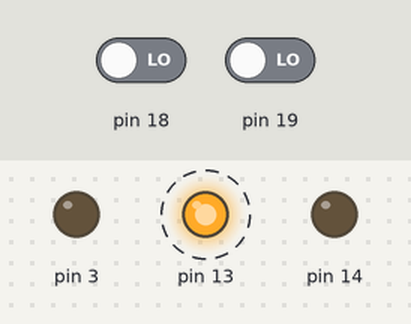
The sketch below on a simulated Arduino Uno, built with avr-gcc and run on an emulated ATmega328P. On the bench: output pins drawn as LEDs (lit = HIGH). Dashed ring = blinking. The inputs (shaded band) are chosen by the test bench; at power-on: pin 18 LOW, pin 19 LOW. Pins used as bus, display or sensor lines are not drawn; what the sketch prints to the serial monitor is not drawn.

Above: at 0.1 s.
Timing chart, 0 to 3.0 s (numbered marks = the images above):
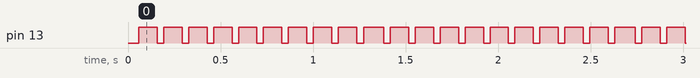

The sketch:

FinalHeight.ino
```cpp
#include <Arduino.h>
#include <avr/pgmspace.h>
#include <stdint.h>
#include <avr/io.h>


void dly()
{
  for(uint8_t i=0;i<6;i++)//6 is stable
  {
    volatile uint8_t v=0;
    v++;
  }
}

#ifndef sbi
#define sbi(sfr, bit) (_SFR_BYTE(sfr) |= _BV(bit))
#endif

#define currTick ((TIFR1 & _BV(TOV1))?0x0FFFF:TCNT1)

#define I2C_ACK 1
#define I2C_NAK 0
#define i2c_scl_release() DDR_SCL &= ~BIT_SCL
#define i2c_sda_release() DDR_SDA &= ~BIT_SDA
// sets SCL low and drives output
#define i2c_scl_lo() PORT_SCL &= ~BIT_SCL; DDR_SCL |= BIT_SCL;
// sets SDA low and drives output
#define i2c_sda_lo() PORT_SDA &= ~BIT_SDA; DDR_SDA |= BIT_SDA;
// set SCL high and to input (releases pin) (i.e. change to input,turnon pullup)
#define i2c_scl_hi() DDR_SCL &=~ BIT_SCL;
// set SDA high and to input (releases pin) (i.e. change to input,turnon pullup)
#define i2c_sda_hi() DDR_SDA &=~ BIT_SDA;


uint8_t BIT_SCL = _BV(0);
uint8_t BIT_SDA = _BV(1);

#define DDR_SCL  DDRC
#define PORT_SCL PORTC

#define DDR_SDA  DDRC
#define PORT_SDA PORTC
#define PIN_SDA  PINC


//
void i2c_SoftI2CMaster()
{
  i2c_sda_hi();
  i2c_scl_hi();
  dly();
}
//
uint8_t i2c_beginTransmission(uint8_t address)
{
  i2c_start();
  uint8_t rc = i2c_write((address<<1) | 0); // clr read bit
  return rc;
}
//
uint8_t i2c_requestFrom(uint8_t address)
{
  i2c_start();
  uint8_t rc = i2c_write((address<<1) | 1); // set read bit
  return rc;
}
//
//
//
uint8_t i2c_endTransmission(void)
{
  i2c_stop();
  //return ret; // FIXME
  return 0;
}

// must be called in:
// slave tx event callback
// or after beginTransmission(address)
void i2c_write(uint8_t* data, uint8_t quantity)
{
  for(uint8_t i = 0; i < quantity; ++i){
    i2c_write(data[i]);
  }
}

//--------------------------------------------------------------------
void i2c_writebit( uint8_t c )
{
  if ( c > 0 ) {
    i2c_sda_hi();
  }
  else {
    i2c_sda_lo();
  }
  i2c_scl_hi();
  dly();
  i2c_scl_lo();
  dly();
  if ( c > 0 ) {
    i2c_sda_lo();
  }
  dly();
}
//
uint8_t i2c_readbit(void)
{
  i2c_sda_hi();
  i2c_scl_hi();
  dly();
  uint8_t c = PIN_SDA; // I2C_PIN;
  i2c_scl_lo();
  dly();
  return ( c & BIT_SDA) ? 1 : 0;
}
// Send a START Condition
//
void i2c_start(void)
{
  // set both to high at the same time
  i2c_sda_hi();
  i2c_scl_hi();
  dly();
  i2c_sda_lo();
  dly();
  i2c_scl_lo();
  dly();
}
void i2c_repstart(void)
{
  // set both to high at the same time (releases drive on both lines)
  i2c_sda_hi();
  i2c_scl_hi();
  i2c_scl_lo(); // force SCL low
  dly();
  i2c_sda_release(); // release SDA
  dly();
  i2c_scl_release(); // release SCL
  dly();
  i2c_sda_lo(); // force SDA low
  dly();
}
// Send a STOP Condition
//
void i2c_stop(void)
{
  i2c_scl_hi();
  dly();
  i2c_sda_hi();
  dly();
}
// write a byte to the I2C slave device
//
uint8_t i2c_write( uint8_t c )
{
  for ( uint8_t i=0;i<8;i++) {
    i2c_writebit( c & 128 );
    c<<=1;
  }
  return i2c_readbit();
}
// read a byte from the I2C slave device
//
uint8_t i2c_read( uint8_t ack )
{
  uint8_t res = 0;
  for ( uint8_t i=0;i<8;i++) {
    res <<= 1;
    res |= i2c_readbit();
  }
  if ( ack )
    i2c_writebit( 0 );
  else
    i2c_writebit( 1 );
  dly();
  return res;
}

//
uint8_t i2c_read()
{
  return i2c_read( I2C_ACK );
}
//
uint8_t i2c_readLast()
{
  return i2c_read( I2C_NAK );
}


#define BMP085_ADDRESS 0x77  // I2C address of BMP085
const unsigned char OSS = 3;  // Oversampling Setting ultra high resolution
// Calibration values
int ac1;
int ac2;
int ac3;
unsigned int ac4;
unsigned int ac5;
unsigned int ac6;
int b1;
int b2;
int mb;
int mc;
int md;
long b5;

int temperature; //MUST be called first
long pressure;
float altitude; //Uncompensated caculation - in Meters

// Stores all of the bmp085's calibration values into global variables
// Calibration values are required to calculate temp and pressure
// This function should be called at the beginning of the program
void bmp085Calibration()
{
  ac1 = bmp085ReadInt(0xAA);
  ac2 = bmp085ReadInt(0xAC);
  ac3 = bmp085ReadInt(0xAE);
  ac4 = bmp085ReadInt(0xB0);
  ac5 = bmp085ReadInt(0xB2);
  ac6 = bmp085ReadInt(0xB4);
  b1 = bmp085ReadInt(0xB6);
  b2 = bmp085ReadInt(0xB8);
  mb = bmp085ReadInt(0xBA);
  mc = bmp085ReadInt(0xBC);
  md = bmp085ReadInt(0xBE);
}

// Calculate temperature in deg C
int bmp085GetTemperature(unsigned int ut){
  long x1, x2;

  x1 = (((long)ut - (long)ac6)*(long)ac5) >> 15;
  x2 = ((long)mc << 11)/(x1 + md);
  b5 = x1 + x2;

  long temp = ((b5 + 8)>>4);

  return (int)temp;
}

// Calculate pressure given up
// calibration values must be known
// b5 is also required so bmp085GetTemperature(...) must be called first.
// Value returned will be pressure in units of Pa.
long bmp085GetPressure(unsigned long up){
  long x1, x2, x3, b3, b6, p;
  unsigned long b4, b7;

  b6 = b5 - 4000;
  // Calculate B3
  x1 = (b2 * (b6 * b6)>>12)>>11;
  x2 = (ac2 * b6)>>11;
  x3 = x1 + x2;
  b3 = (((((long)ac1)*4 + x3)<<OSS) + 2)>>2;

  // Calculate B4
  x1 = (ac3 * b6)>>13;
  x2 = (b1 * ((b6 * b6)>>12))>>16;
  x3 = ((x1 + x2) + 2)>>2;
  b4 = (ac4 * (unsigned long)(x3 + 32768))>>15;

  b7 = ((unsigned long)(up - b3) * (50000>>OSS));
  if (b7 < 0x80000000)
    p = (b7<<1)/b4;
  else
    p = (b7/b4)<<1;

  x1 = (p>>8) * (p>>8);
  x1 = (x1 * 3038)>>16;
  x2 = (-7357 * p)>>16;
  p += (x1 + x2 + 3791)>>4;

  long temp = p;
  return temp;
}

// Read 1 byte from the BMP085 at 'address'
char bmp085Read(unsigned char address)
{
  i2c_beginTransmission(BMP085_ADDRESS);
  i2c_write(address);
  i2c_endTransmission();
  i2c_requestFrom(BMP085_ADDRESS);
  uint8_t msb = i2c_readLast();
  return msb;
}

// Read 2 bytes from the BMP085
// First byte will be from 'address'
// Second byte will be from 'address'+1
int bmp085ReadInt(unsigned char address)
{
  unsigned char msb, lsb;

  i2c_beginTransmission(BMP085_ADDRESS);
  i2c_write(address);
  i2c_endTransmission();

  i2c_requestFrom(BMP085_ADDRESS);

  msb = i2c_read();
  lsb = i2c_readLast();
  return (int) msb<<8 | lsb;
}

// Read the uncompensated temperature value
unsigned int bmp085ReadUT(){
  unsigned int ut;

  // Write 0x2E into Register 0xF4
  // This requests a temperature reading
  i2c_beginTransmission(BMP085_ADDRESS);
  uint8_t d1 = 0xF4;
  uint8_t d2 = 0x2E;
  i2c_write(d1);
  i2c_write(d2);
  i2c_endTransmission();

  // Wait at least 4.5ms
  delay(5);

  // Read two bytes from registers 0xF6 and 0xF7
  ut = bmp085ReadInt(0xF6);
  return ut;
}

// Read the uncompensated pressure value
unsigned long bmp085ReadUP(){

  unsigned char msb, lsb, xlsb;
  unsigned long up = 0;

  // Write 0x34+(OSS<<6) into register 0xF4
  // Request a pressure reading w/ oversampling setting
  i2c_beginTransmission(BMP085_ADDRESS);
  uint8_t d1 = 0xF4;
  uint8_t d2 = 0x34 + (OSS<<6);
  i2c_write(d1);
  i2c_write(d2);
  i2c_endTransmission();

  // Wait for conversion, delay time dependent on OSS
  delay(2 + (3<<OSS));

  // Read register 0xF6 (MSB), 0xF7 (LSB), and 0xF8 (XLSB)
  msb = bmp085Read(0xF6);
  lsb = bmp085Read(0xF7);
  xlsb = bmp085Read(0xF8);

  up = (((unsigned long) msb << 16) | ((unsigned long) lsb << 8) | (unsigned long) xlsb) >> (8-OSS);

  return up;
}

float calcAltitude(float pressure){

  float A = pressure/101325;
  float B = 1/5.25588;
  float C = pow(A,B);
  C = 1 - C;
  C = C /0.0000225577;
  return C;
}


void getBMP180()
{
  //BIT_SCL = _BV(7);//BMP180
  //BIT_SDA = _BV(6);//BMP180
  temperature = bmp085GetTemperature(bmp085ReadUT()); //MUST be called first
  pressure = bmp085GetPressure(bmp085ReadUP());
  altitude = calcAltitude(pressure); //Uncompensated caculation - in Meters
}


// A1
#define I_SCK  DDRC |=  _BV(1)
#define H_SCK PORTC |=  _BV(1)
#define L_SCK PORTC &= ~_BV(1)

// A2
#define I_MOSI  DDRC |=  _BV(2)
#define H_MOSI PORTC |=  _BV(2)
#define L_MOSI PORTC &= ~_BV(2)

// A3
#define I_DC  DDRC |=  _BV(3)
#define H_DC PORTC |=  _BV(3)
#define L_DC PORTC &= ~_BV(3)

// 9
#define I_CS  DDRB |=  _BV(1)
#define H_CS PORTB |=  _BV(1)
#define L_CS PORTB &= ~_BV(1)

// 8
#define I_RST  DDRB |=  _BV(0)
#define H_RST PORTB |=  _BV(0)
#define L_RST PORTB &= ~_BV(0)

#define LCD_COMMAND 0
#define LCD_DATA 1

// PCD8544 Commandset
// ------------------
// General commands
#define PCD8544_EXTENDEDINSTRUCTION	0x01
#define PCD8544_DISPLAYNORMAL		0x04
// Normal instruction set
#define PCD8544_FUNCTIONSET			0x20
#define PCD8544_DISPLAYCONTROL		0x08
#define PCD8544_SETYADDR			0x40
#define PCD8544_SETXADDR			0x80
// Extended instruction set
#define PCD8544_SETTEMP				0x04
#define PCD8544_SETBIAS				0x10
#define PCD8544_SETVOP				0x80
// Display presets
#define LCD_BIAS					0x03	// Range: 0-7 (0x00-0x07)
#define LCD_TEMP					0x02	// Range: 0-3 (0x00-0x03)
#define LCD_CONTRAST				0x46	// Range: 0-127 (0x00-0x7F)

PROGMEM prog_uint8_t font[] = {
  //  32
  0x00,0x00,0x00,0x00,0x00,0x00,0x00,0x00,0x00,0x00,0x00,0x00,0x00,0x00,0x00,0x00,
  //! 33
  0x00,0x00,0x00,0x00,0x00,0x00,0xF8,0x33,0x00,0x30,0x00,0x00,0x00,0x00,0x00,0x00,
  //" 34
  0x00,0x00,0x10,0x00,0x0C,0x00,0x06,0x00,0x10,0x00,0x0C,0x00,0x06,0x00,0x00,0x00,
  //# 35
  0x40,0x04,0xC0,0x3F,0x78,0x04,0x40,0x04,0xC0,0x3F,0x78,0x04,0x40,0x04,0x00,0x00,
  //$ 36
  0x00,0x00,0x70,0x18,0x88,0x20,0xFC,0xFF,0x08,0x21,0x30,0x1E,0x00,0x00,0x00,0x00,
  //% 37
  0xF0,0x00,0x08,0x21,0xF0,0x1C,0x00,0x03,0xE0,0x1E,0x18,0x21,0x00,0x1E,0x00,0x00,
  //& 38
  0x00,0x1E,0xF0,0x21,0x08,0x23,0x88,0x24,0x70,0x19,0x00,0x27,0x00,0x21,0x00,0x10,
  //' 39
  0x10,0x00,0x16,0x00,0x0E,0x00,0x00,0x00,0x00,0x00,0x00,0x00,0x00,0x00,0x00,0x00,
  //( 40
  0x00,0x00,0x00,0x00,0x00,0x00,0xE0,0x07,0x18,0x18,0x04,0x20,0x02,0x40,0x00,0x00,
  //) 41
  0x00,0x00,0x02,0x40,0x04,0x20,0x18,0x18,0xE0,0x07,0x00,0x00,0x00,0x00,0x00,0x00,
  //* 42
  0x40,0x02,0x40,0x02,0x80,0x01,0xF0,0x0F,0x80,0x01,0x40,0x02,0x40,0x02,0x00,0x00,
  //+ 43
  0x00,0x01,0x00,0x01,0x00,0x01,0xF0,0x1F,0x00,0x01,0x00,0x01,0x00,0x01,0x00,0x00,
  //, 44
  0x00,0x80,0x00,0xB0,0x00,0x70,0x00,0x00,0x00,0x00,0x00,0x00,0x00,0x00,0x00,0x00,
  //- 45
  0x00,0x00,0x00,0x01,0x00,0x01,0x00,0x01,0x00,0x01,0x00,0x01,0x00,0x01,0x00,0x01,
  //. 46
  0x00,0x00,0x00,0x30,0x00,0x30,0x00,0x00,0x00,0x00,0x00,0x00,0x00,0x00,0x00,0x00,
  /// 47
  0x00,0x00,0x00,0x60,0x00,0x18,0x00,0x06,0x80,0x01,0x60,0x00,0x18,0x00,0x04,0x00,
  //0 48
  0x00,0x00,0xE0,0x0F,0x10,0x10,0x08,0x20,0x08,0x20,0x10,0x10,0xE0,0x0F,0x00,0x00,
  //1 49
  0x00,0x00,0x10,0x20,0x10,0x20,0xF8,0x3F,0x00,0x20,0x00,0x20,0x00,0x00,0x00,0x00,
  //2 50
  0x00,0x00,0x70,0x30,0x08,0x28,0x08,0x24,0x08,0x22,0x88,0x21,0x70,0x30,0x00,0x00,
  //3 51
  0x00,0x00,0x30,0x18,0x08,0x20,0x88,0x20,0x88,0x20,0x48,0x11,0x30,0x0E,0x00,0x00,
  //4 52
  0x00,0x00,0x00,0x07,0xC0,0x04,0x20,0x24,0x10,0x24,0xF8,0x3F,0x00,0x24,0x00,0x00,
  //5 53
  0x00,0x00,0xF8,0x19,0x08,0x21,0x88,0x20,0x88,0x20,0x08,0x11,0x08,0x0E,0x00,0x00,
  //6 54
  0x00,0x00,0xE0,0x0F,0x10,0x11,0x88,0x20,0x88,0x20,0x18,0x11,0x00,0x0E,0x00,0x00,
  //7 55
  0x00,0x00,0x38,0x00,0x08,0x00,0x08,0x3F,0xC8,0x00,0x38,0x00,0x08,0x00,0x00,0x00,
  //8 56
  0x00,0x00,0x70,0x1C,0x88,0x22,0x08,0x21,0x08,0x21,0x88,0x22,0x70,0x1C,0x00,0x00,
  //9 57
  0x00,0x00,0xE0,0x00,0x10,0x31,0x08,0x22,0x08,0x22,0x10,0x11,0xE0,0x0F,0x00,0x00,
  //: 58
  0x00,0x00,0x00,0x00,0x00,0x00,0xC0,0x30,0xC0,0x30,0x00,0x00,0x00,0x00,0x00,0x00,
  //; 59
  0x00,0x00,0x00,0x00,0x00,0x80,0x80,0x60,0x00,0x00,0x00,0x00,0x00,0x00,0x00,0x00,
  //< 60
  0x00,0x00,0x00,0x01,0x80,0x02,0x40,0x04,0x20,0x08,0x10,0x10,0x08,0x20,0x00,0x00,
  //= 61
  0x40,0x04,0x40,0x04,0x40,0x04,0x40,0x04,0x40,0x04,0x40,0x04,0x40,0x04,0x00,0x00,
  //> 62
  0x00,0x00,0x08,0x20,0x10,0x10,0x20,0x08,0x40,0x04,0x80,0x02,0x00,0x01,0x00,0x00,
  //? 63
  0x00,0x00,0x70,0x00,0x48,0x00,0x08,0x30,0x08,0x36,0x08,0x01,0xF0,0x00,0x00,0x00,
  //@ 64
  0xC0,0x07,0x30,0x18,0xC8,0x27,0x28,0x24,0xE8,0x23,0x10,0x14,0xE0,0x0B,0x00,0x00,
  //A 65
  0x00,0x20,0x00,0x3C,0xC0,0x23,0x38,0x02,0xE0,0x02,0x00,0x27,0x00,0x38,0x00,0x20,
  //B 66
  0x08,0x20,0xF8,0x3F,0x88,0x20,0x88,0x20,0x88,0x20,0x70,0x11,0x00,0x0E,0x00,0x00,
  //C 67
  0xC0,0x07,0x30,0x18,0x08,0x20,0x08,0x20,0x08,0x20,0x08,0x10,0x38,0x08,0x00,0x00,
  //D 68
  0x08,0x20,0xF8,0x3F,0x08,0x20,0x08,0x20,0x08,0x20,0x10,0x10,0xE0,0x0F,0x00,0x00,
  //E 69
  0x08,0x20,0xF8,0x3F,0x88,0x20,0x88,0x20,0xE8,0x23,0x08,0x20,0x10,0x18,0x00,0x00,
  //F 70
  0x08,0x20,0xF8,0x3F,0x88,0x20,0x88,0x00,0xE8,0x03,0x08,0x00,0x10,0x00,0x00,0x00,
  //G 71
  0xC0,0x07,0x30,0x18,0x08,0x20,0x08,0x20,0x08,0x22,0x38,0x1E,0x00,0x02,0x00,0x00,
  //H 72
  0x08,0x20,0xF8,0x3F,0x08,0x21,0x00,0x01,0x00,0x01,0x08,0x21,0xF8,0x3F,0x08,0x20,
  //I 73
  0x00,0x00,0x08,0x20,0x08,0x20,0xF8,0x3F,0x08,0x20,0x08,0x20,0x00,0x00,0x00,0x00,
  //J 74
  0x00,0xC0,0x00,0x80,0x08,0x80,0x08,0x80,0xF8,0x7F,0x08,0x00,0x08,0x00,0x00,0x00,
  //K 75
  0x08,0x20,0xF8,0x3F,0x88,0x20,0xC0,0x01,0x28,0x26,0x18,0x38,0x08,0x20,0x00,0x00,
  //L 76
  0x08,0x20,0xF8,0x3F,0x08,0x20,0x00,0x20,0x00,0x20,0x00,0x20,0x00,0x30,0x00,0x00,
  //M 77
  0x08,0x20,0xF8,0x3F,0xF8,0x00,0x00,0x3F,0xF8,0x00,0xF8,0x3F,0x08,0x20,0x00,0x00,
  //N 78
  0x08,0x20,0xF8,0x3F,0x30,0x20,0xC0,0x00,0x00,0x07,0x08,0x18,0xF8,0x3F,0x08,0x00,
  //O 79
  0xE0,0x0F,0x10,0x10,0x08,0x20,0x08,0x20,0x08,0x20,0x10,0x10,0xE0,0x0F,0x00,0x00,
  //P 80
  0x08,0x20,0xF8,0x3F,0x08,0x21,0x08,0x01,0x08,0x01,0x08,0x01,0xF0,0x00,0x00,0x00,
  //Q 81
  0xE0,0x0F,0x10,0x18,0x08,0x24,0x08,0x24,0x08,0x38,0x10,0x50,0xE0,0x4F,0x00,0x00,
  //R 82
  0x08,0x20,0xF8,0x3F,0x88,0x20,0x88,0x00,0x88,0x03,0x88,0x0C,0x70,0x30,0x00,0x20,
  //S 83
  0x08,0x20,0x18,0x30,0x68,0x2C,0x80,0x03,0x80,0x03,0x68,0x2C,0x18,0x30,0x08,0x20,
  //T 84
  0x18,0x00,0x08,0x00,0x08,0x20,0xF8,0x3F,0x08,0x20,0x08,0x00,0x18,0x00,0x00,0x00,
  //U 85
  0x08,0x00,0xF8,0x1F,0x08,0x20,0x00,0x20,0x00,0x20,0x08,0x20,0xF8,0x1F,0x08,0x00,
  //V 86
  0x08,0x00,0x78,0x00,0x88,0x07,0x00,0x38,0x00,0x0E,0xC8,0x01,0x38,0x00,0x08,0x00,
  //W 87
  0xF8,0x03,0x08,0x3C,0x00,0x07,0xF8,0x00,0x00,0x07,0x08,0x3C,0xF8,0x03,0x00,0x00,
  //X 88
  0x08,0x20,0x18,0x30,0x68,0x2C,0x80,0x03,0x80,0x03,0x68,0x2C,0x18,0x30,0x08,0x20,
  //Y 89
  0x08,0x00,0x38,0x00,0xC8,0x20,0x00,0x3F,0xC8,0x20,0x38,0x00,0x08,0x00,0x00,0x00,
  //Z 90
  0x10,0x20,0x08,0x38,0x08,0x26,0x08,0x21,0xC8,0x20,0x38,0x20,0x08,0x18,0x00,0x00,
  //[ 91
  0x00,0x00,0x00,0x00,0x00,0x00,0xFE,0x7F,0x02,0x40,0x02,0x40,0x02,0x40,0x00,0x00,
  //\ 92
  0x00,0x00,0x0C,0x00,0x30,0x00,0xC0,0x01,0x00,0x06,0x00,0x38,0x00,0xC0,0x00,0x00,
  //] 93
  0x00,0x00,0x02,0x40,0x02,0x40,0x02,0x40,0xFE,0x7F,0x00,0x00,0x00,0x00,0x00,0x00,
  //^ 94
  0x00,0x00,0x00,0x00,0x04,0x00,0x02,0x00,0x02,0x00,0x02,0x00,0x04,0x00,0x00,0x00,
  //_ 95
  0x00,0x00,0x00,0x01,0x00,0x01,0x00,0x01,0x00,0x01,0x00,0x01,0x00,0x01,0x00,0x01,
  //` 96
  0x00,0x00,0x02,0x00,0x02,0x00,0x04,0x00,0x00,0x00,0x00,0x00,0x00,0x00,0x00,0x00,
  //a 97
  0x00,0x00,0x00,0x19,0x80,0x24,0x80,0x22,0x80,0x22,0x80,0x22,0x00,0x3F,0x00,0x20,
  //b 98
  0x08,0x00,0xF8,0x3F,0x00,0x11,0x80,0x20,0x80,0x20,0x00,0x11,0x00,0x0E,0x00,0x00,
  //c
  0x00,0x00,0x00,0x0E,0x00,0x11,0x80,0x20,0x80,0x20,0x80,0x20,0x00,0x11,0x00,0x00,
  //d
  0x00,0x00,0x00,0x0E,0x00,0x11,0x80,0x20,0x80,0x20,0x88,0x10,0xF8,0x3F,0x00,0x20,
  //e
  0x00,0x00,0x00,0x1F,0x80,0x22,0x80,0x22,0x80,0x22,0x80,0x22,0x00,0x13,0x00,0x00,
  //f
  0x00,0x00,0x80,0x20,0x80,0x20,0xF0,0x3F,0x88,0x20,0x88,0x20,0x88,0x00,0x18,0x00,
  //g
  0x00,0x00,0x00,0x6B,0x80,0x94,0x80,0x94,0x80,0x94,0x80,0x93,0x80,0x60,0x00,0x00,
  //h
  0x08,0x20,0xF8,0x3F,0x00,0x21,0x80,0x00,0x80,0x00,0x80,0x20,0x00,0x3F,0x00,0x20,
  //i
  0x00,0x00,0x80,0x20,0x98,0x20,0x98,0x3F,0x00,0x20,0x00,0x20,0x00,0x00,0x00,0x00,
  //j
  0x00,0x00,0x00,0xC0,0x00,0x80,0x80,0x80,0x98,0x80,0x98,0x7F,0x00,0x00,0x00,0x00,
  //k
  0x08,0x20,0xF8,0x3F,0x00,0x24,0x00,0x02,0x80,0x2D,0x80,0x30,0x80,0x20,0x00,0x00,
  //l
  0x00,0x00,0x08,0x20,0x08,0x20,0xF8,0x3F,0x00,0x20,0x00,0x20,0x00,0x00,0x00,0x00,
  //m
  0x80,0x20,0x80,0x3F,0x80,0x20,0x80,0x00,0x80,0x3F,0x80,0x20,0x80,0x00,0x00,0x3F,
  //n
  0x80,0x20,0x80,0x3F,0x00,0x21,0x80,0x00,0x80,0x00,0x80,0x20,0x00,0x3F,0x00,0x20,
  //o
  0x00,0x00,0x00,0x1F,0x80,0x20,0x80,0x20,0x80,0x20,0x80,0x20,0x00,0x1F,0x00,0x00,
  //p
  0x80,0x80,0x80,0xFF,0x00,0xA1,0x80,0x20,0x80,0x20,0x00,0x11,0x00,0x0E,0x00,0x00,
  //q
  0x00,0x00,0x00,0x0E,0x00,0x11,0x80,0x20,0x80,0x20,0x80,0xA0,0x80,0xFF,0x00,0x80,
  //r
  0x80,0x20,0x80,0x20,0x80,0x3F,0x00,0x21,0x80,0x20,0x80,0x00,0x80,0x01,0x00,0x00,
  //s
  0x00,0x00,0x00,0x33,0x80,0x24,0x80,0x24,0x80,0x24,0x80,0x24,0x80,0x19,0x00,0x00,
  //t
  0x00,0x00,0x80,0x00,0x80,0x00,0xE0,0x1F,0x80,0x20,0x80,0x20,0x00,0x00,0x00,0x00,
  //u
  0x80,0x00,0x80,0x1F,0x00,0x20,0x00,0x20,0x00,0x20,0x80,0x10,0x80,0x3F,0x00,0x20,
  //v
  0x80,0x00,0x80,0x01,0x80,0x0E,0x00,0x30,0x00,0x08,0x80,0x06,0x80,0x01,0x80,0x00,
  //w
  0x80,0x0F,0x80,0x30,0x00,0x0C,0x80,0x03,0x00,0x0C,0x80,0x30,0x80,0x0F,0x80,0x00,
  //x
  0x00,0x00,0x80,0x20,0x80,0x31,0x00,0x2E,0x80,0x0E,0x80,0x31,0x80,0x20,0x00,0x00,
  //y
  0x80,0x80,0x80,0x81,0x80,0x8E,0x00,0x70,0x00,0x18,0x80,0x06,0x80,0x01,0x80,0x00,
  //z
  0x00,0x00,0x80,0x21,0x80,0x30,0x80,0x2C,0x80,0x22,0x80,0x21,0x80,0x30,0x00,0x00,
  //{
  0x00,0x00,0x00,0x00,0x00,0x00,0x00,0x00,0x80,0x00,0x7C,0x3F,0x02,0x40,0x02,0x40,
  //|
  0x00,0x00,0x00,0x00,0x00,0x00,0x00,0x00,0xFF,0xFF,0x00,0x00,0x00,0x00,0x00,0x00,
  //}
  0x00,0x00,0x02,0x40,0x02,0x40,0x7C,0x3F,0x80,0x00,0x00,0x00,0x00,0x00,0x00,0x00,
  //~
  0x06,0x00,0x01,0x00,0x01,0x00,0x02,0x00,0x02,0x00,0x04,0x00,0x04,0x00,0x03,0x00,
  // 
  0x00,0x00,0x00,0x00,0x00,0x00,0x00,0x00,0x00,0x00,0x00,0x00,0x00,0x00,0x00,0x00,
};


void _LCD_Write(unsigned char data, unsigned char mode){
  L_CS;
  if (mode==LCD_COMMAND)
    L_DC;
  else
    H_DC;

  for (unsigned char c=0; c<8; c++)
  {
    if (data & 0x80)
      H_MOSI;
    else
      L_MOSI;
    data = data<<1;
    L_SCK;
    asm ("nop");
    H_SCK;
  }
  H_CS;
}
void _InitLCD(){
  I_SCK;
  I_MOSI;
  I_DC;
  I_RST;
  I_CS;
  //resetLCD;
  H_DC;
  H_MOSI;
  H_SCK;
  H_CS;
  L_RST;
  delay(10);
  H_RST;

  _LCD_Write(PCD8544_FUNCTIONSET | PCD8544_EXTENDEDINSTRUCTION, LCD_COMMAND);
  _LCD_Write(PCD8544_SETVOP | LCD_CONTRAST, LCD_COMMAND);
  _LCD_Write(PCD8544_SETTEMP | LCD_TEMP, LCD_COMMAND);
  _LCD_Write(PCD8544_SETBIAS | LCD_BIAS, LCD_COMMAND);
  _LCD_Write(PCD8544_FUNCTIONSET, LCD_COMMAND);
  _LCD_Write(PCD8544_SETYADDR, LCD_COMMAND);
  _LCD_Write(PCD8544_SETXADDR, LCD_COMMAND);
  for (int c=0; c<504; c++)
    _LCD_Write(0x00, LCD_DATA);
  _LCD_Write(PCD8544_DISPLAYCONTROL | PCD8544_DISPLAYNORMAL, LCD_COMMAND);

  //_contrast=LCD_CONTRAST;
}
void setContrast(int contrast){
  if (contrast>0x7F)
    contrast=0x7F;
  if (contrast<0)
    contrast=0;
  _LCD_Write(PCD8544_FUNCTIONSET | PCD8544_EXTENDEDINSTRUCTION, LCD_COMMAND);
  _LCD_Write(PCD8544_SETVOP | contrast, LCD_COMMAND);
  _LCD_Write(PCD8544_FUNCTIONSET, LCD_COMMAND);
  //_contrast=contrast;
}
//Pos:0,1,2
void drawLine(char* line, uint8_t Pos){
  {
    _LCD_Write(PCD8544_SETYADDR | Pos*2, LCD_COMMAND);
    _LCD_Write(PCD8544_SETXADDR | 0, LCD_COMMAND);
    for(uint8_t i=0;i<10;i++)
    {
      int chr = line[i];
      if(chr<32)
      {
        chr = 0;
      }
      else
      {
        chr -= 32;
      }
      chr*=16;
      for(uint8_t cx=0; cx<16; cx+=2)
      {
        _LCD_Write(pgm_read_byte_near(font+chr+cx), LCD_DATA);
      }
    }
  }
  {
    _LCD_Write(PCD8544_SETYADDR | (Pos*2+1), LCD_COMMAND);
    _LCD_Write(PCD8544_SETXADDR | 0, LCD_COMMAND);
    for(uint8_t i=0;i<10;i++)
    {
      int chr = line[i];
      if(chr<32)
      {
        chr = 0;
      }
      else
      {
        chr -= 32;
      }
      chr*=16;
      for(uint8_t cx=1; cx<17; cx+=2)
      {
        _LCD_Write(pgm_read_byte_near(font+chr+cx), LCD_DATA);
      }
    }
  }

  _LCD_Write(PCD8544_SETYADDR, LCD_COMMAND);
  _LCD_Write(PCD8544_SETXADDR, LCD_COMMAND);
}


void setup(){
  Serial.begin(115200);
  DDRD |= _BV(3);
  DDRB |= _BV(5);
  //BIT_SCL = _BV(7);//BMP180
  //BIT_SDA = _BV(6);//BMP180
  i2c_SoftI2CMaster();

  _InitLCD();
}

int TotalT = 0;
long TotalP = 0;
float TotalA = 0;
float baseA = 0;

char line[11];

void loop()
{
  uint32_t t0;

  {
    //BIT_SCL = _BV(7);//BMP180
    //BIT_SDA = _BV(6);//BMP180
    bmp085Calibration();
  }
    TotalT = 0;
    TotalP = 0;
    TotalA = 0;

  for(uint8_t i = 0;i<10;i++){
    PORTB &= ~_BV(5);
    getBMP180();
    PORTB |= _BV(5);
    TotalT += temperature;
    TotalP += pressure;
    TotalA += altitude;
    t0 = millis();
    while(millis() - t0<100);
  }
  Serial.println(TotalT);
  Serial.println(TotalP);
  Serial.println(TotalA);
  Serial.println(",");
}
```

Measured:
- by itself, pin 13: alternates HIGH for 0.10 s and LOW for 0.04 s
